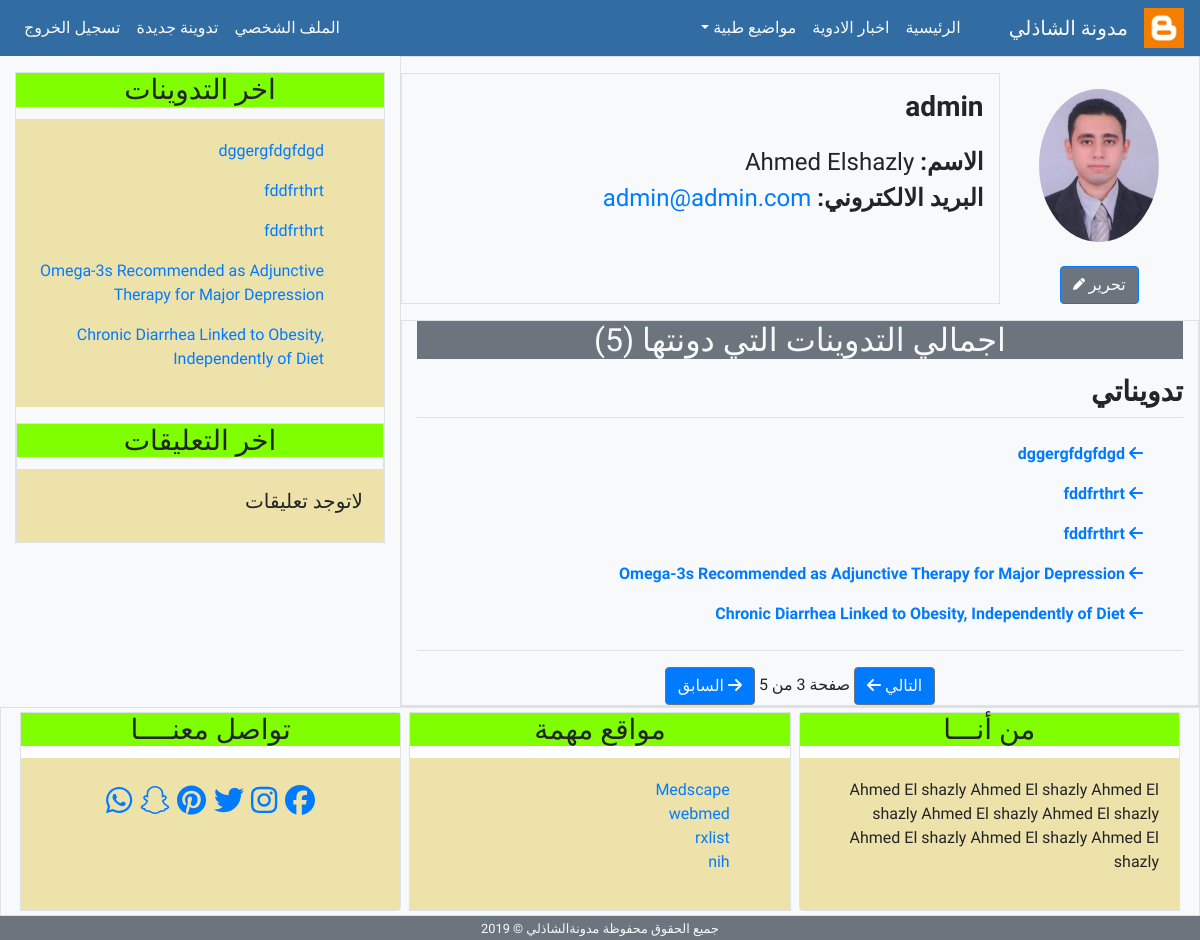
The app's page /profile (signed in) with its own data.
### app/models.py (models this page shows, shortened)
class Profile(models.Model):
    image = models.ImageField(default='default.jpg', upload_to='profile_images')
    user = models.OneToOneField(User, on_delete=models.CASCADE)

class Post(models.Model):
    post_name = models.CharField(max_length=100)
    post_body = models.TextField(default="",verbose_name='نص التدوينة')
    email = models.EmailField()
    post_date = models.DateTimeField(default=timezone.now)
    post_update = models.DateTimeField(auto_now=True)
    active = models.BooleanField(default=False)
    auther = models.ForeignKey(User, on_delete=models.CASCADE, related_name='me')
    class Meta:
        ordering = ('-post_date',)

### app/views.py (the view)
# urls.py: path('profile', views.profile, name='profile'),
@login_required(login_url='login')
def profile(request):
    posts= Post.objects.filter(auther=request.user)
    context = {
        'title': 'الملف الشخصي',
        'posts': posts,
    }
    return render(request, 'app/profile.html', context)

### app/templates/app/profile.html (shortened to what this page needs)
{% extends 'app/base.html' %}
{% load static %}
{% block content %}
<div class="row mt-3">
    <div class="col-md-3 text-center">
        <img class="img-fluid rounded-circle mb-2 mt-3" width="120px" src="{{user.profile.image.url}}"
            alt="صورة الناشر">
        <a class="btn btn-primary bg-secondary mt-3" href="{% url 'profile_update' %}">تحرير <i class="fas fa-pen fa-xs "></i></a>
    </div>
    <div class="col-md-9 border">
        <h3 class="font-weight-bold pt-3 mb-4">{{user.username}} </h3>
        <h4 class="font-weight-bold">الاسم: <span class="font-weight-normal"> {{user.first_name}}
                {{user.last_name}}</span></h4>
        <h4 class="font-weight-bold">البريد الالكتروني: <span class="font-weight-normal"><a
                    href="mailto:{{user.email}}}">{{user.email}}</a></span></h4>
    </div>
</div>
<div class="row mt-3">
    <div class="col-md border">
        <h2 class="bg-secondary text-center text-light">اجمالي التدوينات التي دونتها ({{posts.count}})</h2>
        <h3 class="mt-3 border-bottom font-weight-bold pb-2">تدويناتي</h3>
        <ul class="mt-4 ">
            {% for post in posts %}
            <a class=" font-weight-bold" href="{% url 'post_details' post.id %}"><i class="fas fa-arrow-left"> </i>   {{post.post_name}} </a><pre></pre>
            {% endfor %}
        </ul>
        <div class="border-top pt-3 mt-4 text-center ">
            <a class="btn btn-secondary bg-primary text-light" href="#">التالي <i class="fas fa-arrow-left"></i></a>
            <span> صفحة 3 من 5 </span>
            <a class="btn btn-secondary bg-primary text-light" href="#"> <i class="fas fa-arrow-right"></i> السابق</a>
        </div>
    </div>
</div>
{% endblock content %}

### app/templates/app/latest_posts.html
{% for post in posts %}
<ul>
    <li><a href="{% url 'post_details' post.pk %}">{{post.post_name}}</a></li>
</ul>
{% empty %}
<h5>لاتوجد تدوينات</h5>
{% endfor %}

### app/static/css/main.css (style rules this page uses)
html, body { direction: rtl; text-align: right; font-family: 'Tajawal', sans-serif; }
ul { list-style-type:none; }

### records on screen
Post: post_name "dggergfdgfdgd"
Post: post_name "fddfrthrt"
Post: post_name "fddfrthrt"
Post: post_name "Omega-3s Recommended as Adjunctive Therapy for Major Depression"
Post: post_name "Chronic Diarrhea Linked to Obesity, Independently of Diet"

### other values on screen
{{ user.username }} "admin"
{{ user.first_name }} "Ahmed"
{{ user.last_name }} "Elshazly"
{{ user.email }} "admin@admin.com"
{{ posts.count }} "5"
